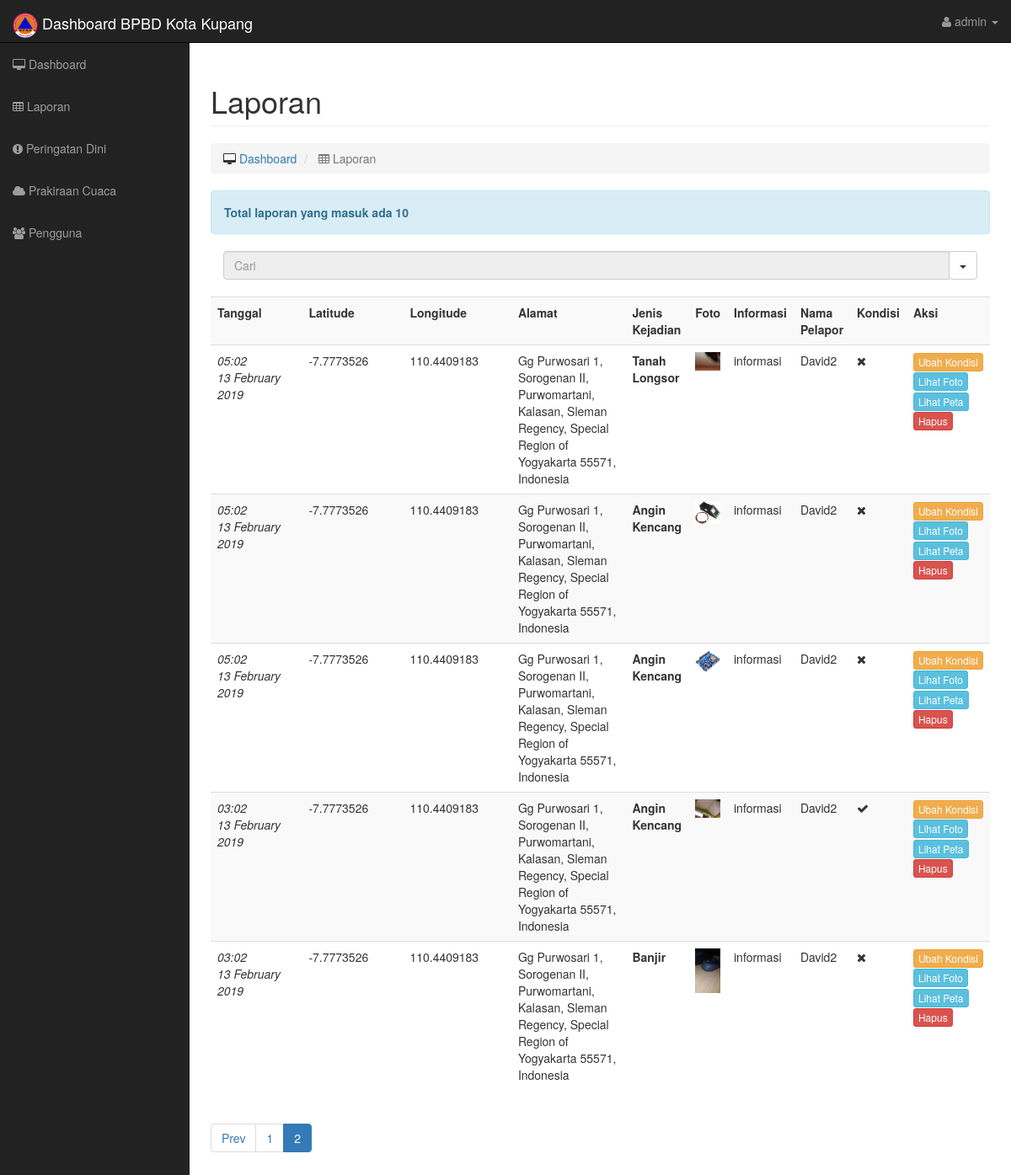
Page /login/index.php?page=laporan&pn=2 (signed in) on the committed database.
### tables this page shows
CREATE TABLE `laporan` (
  `laporan_id` int(11) NOT NULL,
  `tanggal` datetime DEFAULT NULL,
  `latitude` varchar(50) DEFAULT NULL,
  `longitude` varchar(50) DEFAULT NULL,
  `alamat` text,
  `jenis_kejadian` varchar(50) DEFAULT NULL,
  `foto` varchar(200) DEFAULT NULL,
  `informasi` text,
  `pengguna_id` int(11) DEFAULT NULL,
  `clear` varchar(2) DEFAULT '0'
);

CREATE TABLE `pengguna` (
  `pengguna_id` int(11) NOT NULL,
  `nama` varchar(100) NOT NULL,
  `nomor_telepon` varchar(15) NOT NULL,
  `email` varchar(50) DEFAULT NULL,
  `blok` varchar(2) DEFAULT '0'
);

### login/session.php (called while the page is built, shortened)
<?php
	require_once("../dashboard/config/koneksi.php");
	if(!empty($_SESSION['login_user'])){
	$user_check= $_SESSION['login_user'];
	$ses_sql=mysqli_query($konek, "SELECT username FROM admin WHERE username='$user_check'");
	$row = mysqli_fetch_assoc($ses_sql);
	$login_session =$row['username'];
	}else{
	    header('Location: form_login.php');
	}
?>

### login/laporan.php (the view, shortened to what this page needs)
<?php
    include "../dashboard/config/koneksi.php";
    $sql = "SELECT count(laporan_id) FROM laporan";
    $query = mysqli_query($konek, $sql) or exit("Error query : <b>".$sql."</b>.");
    $row = mysqli_fetch_row($query);
    $rows = $row[0];
    $page_rows = 5;
    $last = ceil($rows/$page_rows);
    $pagenum = 1;
    if(isset($_GET['pn'])) {
        $pagenum = preg_replace('#[^0-9]#', '', $_GET['pn']);
    }
    $limit = 'LIMIT ' .($pagenum - 1) * $page_rows. ',' .$page_rows;
    if (isset($_GET['action'])){
            $disaster = $_POST['disaster'];
            $date = date("Y-m-d H:i:s", strtotime($_POST['date']));
            $sql = "SELECT count(laporan_id) FROM laporan WHERE jenis_kejadian LIKE '$disaster%' AND date(tanggal) = '$date%'";
            $query = mysqli_query($konek, $sql) or exit("Error query : <b>".$sql."</b>.");
            $row = mysqli_fetch_row($query);
            $rows = $row[0];
            $sql = "SELECT * FROM laporan WHERE jenis_kejadian LIKE '$disaster%' AND date(tanggal) = '$date%'";
            $query = mysqli_query($konek, $sql) or exit("Error query : <b>".$sql."</b>.");
            $textline1 = "Total laporan $disaster yang masuk tanggal ".$_POST['date']." ada $rows";
            $paginationCtrls = '';
         }else{
            $sql = "SELECT * FROM laporan ORDER BY tanggal DESC $limit";
            $query = mysqli_query($konek, $sql) or exit("Error query : <b>".$sql."</b>.");
    $textline1 = "Total laporan yang masuk ada $rows";
    $paginationCtrls = '';
    if ($last != 1) {
        if($pagenum > 1 ) {
            $previous = $pagenum - 1;
            $paginationCtrls .= '<li><a href="'.$_SERVER['PHP_SELF'].'?page=laporan&pn='.$previous.'" aria-label="Previous">
                Prev</a></li>&nbsp;&nbsp; ';
            for ($i= $pagenum-4; $i < $pagenum ; $i++) {
                if ($i > 0) {
                    $paginationCtrls .='<li><a href="'.$_SERVER['PHP_SELF'].'?page=laporan&pn='.$i.'">'.$i.'</a></li> &nbsp; ';
                }
            }
        }
        $paginationCtrls .= '<li class="active"><a>'.$pagenum.'</a></li>&nbsp;';
    }
}
?>
<div class="row">
    <div class="col-lg-12">
        <h1 class="page-header">
            Laporan
        </h1>
        <ol class="breadcrumb">
            <li>
                <i class="fa fa-desktop"></i>  <a href="index.php">Dashboard</a>
            </li>
            <li class="active">
                <i class="fa fa-table"></i> Laporan
            </li>
        </ol>
    </div>
</div>
<div>
    <div class="alert alert-info">
        <strong><?php echo $textline1;?></strong>
    </div>
    <div class="col-lg-12">
            <div class="input-group" id="adv-search">
                <input type="text" class="form-control" placeholder="Cari" disabled/>
                <div class="input-group-btn">
                    <div class="btn-group" role="group">
                        <div class="dropdown dropdown-lg">
                            <button type="button" class="btn btn-default dropdown-toggle" data-toggle="dropdown" aria-expanded="false"><span class="caret"></span></button>
                        </div>
                    </div>
                </div>
            </div>
    </div>
    <table class="table table-striped">
        <tr>
            <th>Tanggal</th>
            <th>Latitude</th>
            <th>Longitude</th>
            <th>Alamat</th>
            <th>Jenis Kejadian</th>
            <th>Foto</th>
            <th>Informasi</th>
            <th>Nama Pelapor</th>
            <th>Kondisi</th>
            <th>Aksi</th>
        </tr>
        <?php
        while($row = mysqli_fetch_array($query))
                {
            ?>
        <tr>
            <td class="col-lg-3"><?php echo '<em>'.date('H:i ',strtotime($row['tanggal'])).'</em>'; ?><br/>
                <?php echo '<em>'.date('j F Y',strtotime($row['tanggal'])).'</em>'; ?>
            </td>
            <td class="col-lg-3"><?php echo $row['latitude']; ?></td>
            <td class="col-lg-3"><?php echo $row['longitude']; ?></td>
            <td class="col-lg-3"><?php echo $row['alamat']; ?></td>
            <td class="col-lg-3"><strong><?php echo $row['jenis_kejadian']; ?></strong></td>
            <td class="col-lg-3"><img src="../foto_laporan/<?php echo $row['foto'] ?>" class="img-responsive"/></td>
            <td class="col-lg-3"><?php echo $row['informasi']; ?></td>
              <?php
                        $sql_cek_pelapor = "SELECT * FROM pengguna WHERE pengguna_id =".$row['pengguna_id'];
                        $hasil_pelapor = mysqli_query($konek, $sql_cek_pelapor) or exit("Error query : <b>".$sql_cek_pelapor."</b>.");
                        $pelapor = mysqli_fetch_assoc($hasil_pelapor);
                 ?>
            <td class="col-lg-3"><?php echo $pelapor['nama']; ?></td>
            <td class="col-lg-3">
                <?php
                if ($row['clear'] == 1){
                    echo "<i class='fa fa-check'/>";
                }else{
                    echo "<i class='fa fa-close'/>";
                }?>
            </td>
            <td class="col-lg-2">
                <a href="index.php?page=laporan&laporan_id=<?php echo $row['laporan_id']; ?>&value=<?php echo $row['clear']; ?>" class="btn btn-warning btn-xs">
                Ubah Kondisi
                </a>
                <a href="../foto_laporan/<?php echo $row['foto']; ?>" class="btn btn-info btn-xs" target="_blank">
                Lihat Foto
                </a>
                <a href="https://www.google.com/maps/place/<?php echo $row['latitude']; ?>,<?php echo $row['longitude']; ?>,16z" class="btn btn-info btn-xs" target="_blank">
                Lihat Peta
                </a>
                <a href="index.php?page=hapus_laporan&laporan_id=<?php echo $row['laporan_id']; ?>"
                onClick="return cekHapus();" class="btn btn-danger btn-xs">
                Hapus
                </a>
            </td>
        </tr>
        <?php
        }
        ?>
    </table>
    <ul class="pagination">
        <?php echo $paginationCtrls;?>
    </ul>
</div>

### login/index.php (shortened to what this page needs)
<?php
     include('session.php');
?>
<!DOCTYPE html>
<html lang="en">
<head>
    <link rel="stylesheet" href="../css/bootstrap.min.css">
    <link href="../css/sb-admin.css" rel="stylesheet">
    <link href="../font-awesome/css/font-awesome.min.css" rel="stylesheet" type="text/css">
    <link rel="stylesheet" type="text/css" href="../assets/plugin/datepicker/dist/css/bootstrap-datepicker.min.css">
</head>
<body>
    <div id="wrapper">
        <nav class="navbar navbar-inverse navbar-fixed-top" role="navigation">
            <div class="navbar-header">
                <a class="navbar-brand navbar-brand-logo" href="index.php">
                <div class="logo">
                    <img src="../image/bpbd.png" width=30px height=30px>  Dashboard BPBD Kota Kupang
                </div>
              </a>
            </div>
            <ul class="nav navbar-right top-nav">
                <li class="dropdown">
                    <a href="#" class="dropdown-toggle" data-toggle="dropdown"><i class="fa fa-user"></i>
                        <?php
                        include "../dashboard/config/koneksi.php";
                            $sql = mysqli_query($konek, "SELECT * FROM admin WHERE username= '$login_session'");
                            $data=mysqli_fetch_assoc($sql);
                            echo $data['username']; ?> <b class="caret"></b></a>
                </li>
            </ul>
            <div class="collapse navbar-collapse navbar-ex1-collapse">
                <ul class="nav navbar-nav side-nav">
                    <li>
                        <a href="index.php"><i class="fa fa-desktop"></i> Dashboard</a>
                    </li>
                    <li>
                        <a href="index.php?page=laporan"><i class="fa fa-table"></i> Laporan</a>
                    </li>
                    <li>
                        <a href="index.php?page=peringatan_dini"><i class="fa fa-exclamation-circle"></i> Peringatan Dini</a>
                    </li>
                    <li>
                        <a href="index.php?page=prakiraan_cuaca"><i class="fa fa-cloud"></i> Prakiraan Cuaca</a>
                    </li>
                    <li>
                        <a href="index.php?page=pengguna"><i class="fa fa-users"></i> Pengguna</a>
                    </li>
                </ul>
            </div>
        </nav>
        <div id="page-wrapper">
            <div class="container-fluid">
                <div class="row">
                    <div class="col-lg-12">
                        <?php
                            if(isset($_GET['page'])) {
                                if($_GET['page'] == "") {
                                    include("home.php");
                                } else {
                                    include($_GET['page'].".php");
                                }
                            } else {
                                include("home.php");
                            }
                        ?>
                    </div>
                </div>
            </div>
        </div>
    </div>
</body>
</html>

### css/sb-admin.css (style rules this page uses)
body { margin-top: 100px; background-color: #222; }
@media (min-width:768px) { body { margin-top: 50px; } }
#wrapper { padding-left: 0; }
#page-wrapper { width: 100%; padding: 0; background-color: #fff; }
@media (min-width:768px) { #wrapper { padding-left: 225px; } }
@media (min-width:768px) { #page-wrapper { padding: 10px; } }
.top-nav { padding: 0 15px; }
.top-nav>li { display: inline-block; float: left; }
.top-nav>li>a { padding-top: 15px; padding-bottom: 15px; line-height: 20px; color: #999; }
@media (min-width:768px) { .side-nav { position: fixed; top: 51px; left: 225px; width: 225px; margin-left: -225px; border: none; border-radius: 0; overflow-y: auto; background-color: #222; bottom: 0; overflow-x: hidden; padding-bottom: 40px; } }
@media (min-width:768px) { .side-nav>li>a { width: 225px; } }

### rows in the picture
laporan: tanggal "05:02", tanggal "13 February 2019", latitude "-7.7773526", longitude "110.4409183", alamat "Gg Purwosari 1, Sorogenan II, Purwomartani, Kalasan, Sleman Regency, Special Region of Yogyakarta 55571, Indonesia", jenis_kejadian "Tanah Longsor", foto (picture), informasi "informasi", pengguna.nama "David2", clear "0" (drawn), $row['clear'] 0 (drawn)
laporan: tanggal "05:02", tanggal "13 February 2019", latitude "-7.7773526", longitude "110.4409183", alamat "Gg Purwosari 1, Sorogenan II, Purwomartani, Kalasan, Sleman Regency, Special Region of Yogyakarta 55571, Indonesia", jenis_kejadian "Angin Kencang", foto (picture), informasi "informasi", pengguna.nama "David2", clear "0" (drawn), $row['clear'] 0 (drawn)
laporan: tanggal "05:02", tanggal "13 February 2019", latitude "-7.7773526", longitude "110.4409183", alamat "Gg Purwosari 1, Sorogenan II, Purwomartani, Kalasan, Sleman Regency, Special Region of Yogyakarta 55571, Indonesia", jenis_kejadian "Angin Kencang", foto (picture), informasi "informasi", pengguna.nama "David2", clear "0" (drawn), $row['clear'] 0 (drawn)
laporan: tanggal "03:02", tanggal "13 February 2019", latitude "-7.7773526", longitude "110.4409183", alamat "Gg Purwosari 1, Sorogenan II, Purwomartani, Kalasan, Sleman Regency, Special Region of Yogyakarta 55571, Indonesia", jenis_kejadian "Angin Kencang", foto (picture), informasi "informasi", pengguna.nama "David2", clear "1" (drawn), $row['clear'] 1 (drawn)
laporan: tanggal "03:02", tanggal "13 February 2019", latitude "-7.7773526", longitude "110.4409183", alamat "Gg Purwosari 1, Sorogenan II, Purwomartani, Kalasan, Sleman Regency, Special Region of Yogyakarta 55571, Indonesia", jenis_kejadian "Banjir", foto (picture), informasi "informasi", pengguna.nama "David2", clear "0" (drawn), $row['clear'] 0 (drawn)

### other values in the picture
$data['username'] "admin"
$textline1 "Total laporan yang masuk ada 10"
$pagenum "2"
